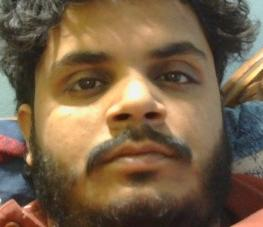
#> input picture backend/uploads/students/1.jpg, 263 x 227 px
$ python -i face_detection.py   (imports and definitions only)
#> lines starting #> are read from the running program, lines starting #| are printed output that depends on the picture
"""
Model 1: Face Detection Model
Uses dlib CNN face detector (primary) with HOG fallback.
Includes image preprocessing for improved accuracy:
  - Brightness/contrast normalization (CLAHE)
  - Noise reduction (Gaussian blur)
  - Optimal resizing for detector performance
"""
import face_recognition
import numpy as np
import cv2
from typing import List, Tuple

# ---------- Image Preprocessing ----------

def _normalize_brightness(image: np.ndarray) -> np.ndarray:
    """Apply CLAHE (Contrast Limited Adaptive Histogram Equalization)
    to normalize brightness and improve contrast."""
    lab = cv2.cvtColor(image, cv2.COLOR_RGB2LAB)
#> lab: shape (227, 263, 3); mean of channels 0, 1, 2 107.4, 133.9, 146.1
    l_channel, a, b = cv2.split(lab)
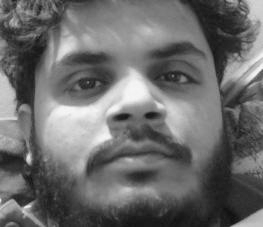
#> l_channel: shape (227, 263); min 14, max 247, mean 107.4
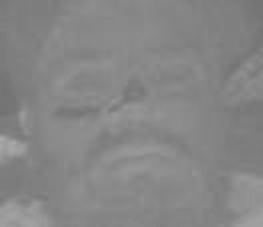
#> a: shape (227, 263); min 113, max 171, mean 133.9
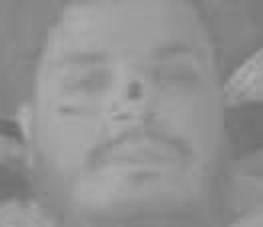
#> b: shape (227, 263); min 108, max 177, mean 146.1
    clahe = cv2.createCLAHE(clipLimit=2.0, tileGridSize=(8, 8))
    cl = clahe.apply(l_channel)
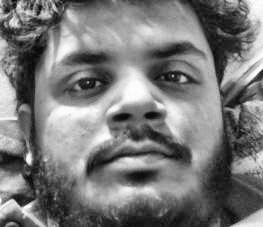
#> cl: shape (227, 263); min 6, max 255, mean 121.2
    merged = cv2.merge((cl, a, b))
#> merged: shape (227, 263, 3); mean of channels 0, 1, 2 121.2, 133.9, 146.1
    return cv2.cvtColor(merged, cv2.COLOR_LAB2RGB)
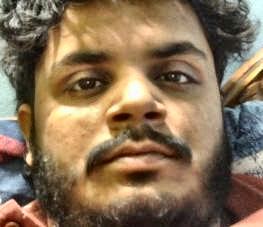
#> returned value: shape (227, 263, 3); mean R, G, B 134.1, 111.1, 84.7


def _reduce_noise(image: np.ndarray) -> np.ndarray:
    """Apply light Gaussian blur for noise reduction."""
    return cv2.GaussianBlur(image, (3, 3), 0)
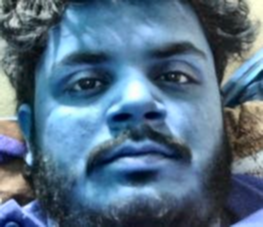
#> returned value: shape (227, 263, 3); mean of channels 0, 1, 2 134.1, 111.2, 84.7; drawn as B, G, R


# [11 lines left out: function _resize_for_detection, not called in this run]


def preprocess_image(image: np.ndarray) -> np.ndarray:
    """Full preprocessing pipeline: normalize, denoise, resize."""
    img = _normalize_brightness(image)
    img = _reduce_noise(img)
    return img


# ---------- Detection ----------

# [7 lines left out: function detect_faces_cnn, not called in this run]


def detect_faces_hog(image: np.ndarray, upsample: int = 2) -> List[Tuple[int, int, int, int]]:
    """Detect faces using dlib's HOG model (faster, less accurate)."""
    return face_recognition.face_locations(image, number_of_times_to_upsample=upsample, model="hog")


# [47 lines left out: functions detect_faces, get_detection_info, not called in this run]

>>> import cv2
>>> picture = cv2.cvtColor(cv2.imread('../../uploads/students/1.jpg'), cv2.COLOR_BGR2RGB)
>>> result = preprocess_image(picture)
